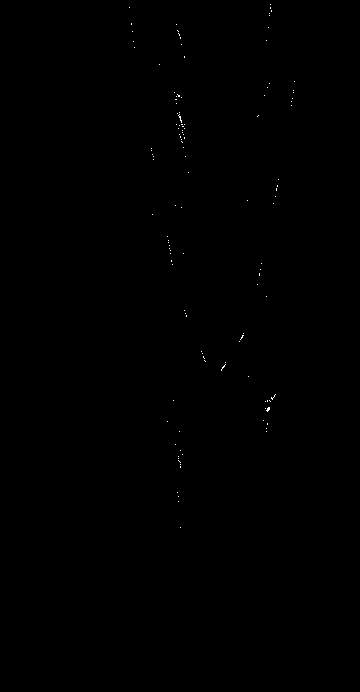
//> input picture compV/CW1/Sub3/check.jpg, 360 x 692 px
$ ./improved check.jpg   (built with g++ and OpenCV 4)
//> lines starting //> are read from the running program, lines starting //| are printed output that depends on the picture; after the words box and inside, x2 and y2 are one past the last pixel; in counts of white or black regions, pixels touching at a corner belong together
#include <stdio.h>
#include "opencv2/objdetect/objdetect.hpp"
#include "opencv2/opencv.hpp"
#include "opencv2/core/core.hpp"
#include "opencv2/highgui/highgui.hpp"
#include "opencv2/imgproc/imgproc.hpp"
#include <iostream>
#include <stdio.h>
using namespace cv;

String cascade_name = "cascade.xml";
CascadeClassifier cascade;

Mat sobel (Mat input) {

  Mat dx(input.rows, input.cols, CV_32FC1, Scalar(0));
  Mat dy(input.rows, input.cols, CV_32FC1, Scalar(0));
  Mat magnitude(input.rows, input.cols, CV_32FC1, Scalar(0));
  Mat direction(input.rows, input.cols, CV_32FC1, Scalar(0));

  Mat kernelx = (Mat_<int>(3,3) << -1,0,1,-2,0,2,-1,0,1);
  Mat kernely = kernelx.t();

  for (int x = 1; x < input.rows - 1; x++) {
    for (int y = 1; y < input.cols - 1; y++) {

      float pixelx = 0;
      float pixely = 0;

      for (int i = -1; i < 2; i++) {
        for (int j = -1; j < 2; j++) {

          pixelx += input.at<uchar>(x+i, y+j) * kernelx.at<int>(i+1, j+1);
          pixely += input.at<uchar>(x+i, y+j) * kernely.at<int>(i+1, j+1);

        }
      }

      dx.at<float>(x,y) = pixelx;
      dy.at<float>(x,y) = pixely;
      magnitude.at<float>(x, y) = sqrt((pixelx * pixelx) + (pixely * pixely));
      direction.at<float>(x, y) = atan2(pixely,pixelx);
    }
  }

  normalize(dx, dx, 0, 255, NORM_MINMAX);
  normalize(dy, dy, 0, 255, NORM_MINMAX);
  normalize(magnitude, magnitude, 0, 255, NORM_MINMAX);

  imwrite("dx.jpg", dx);
  imwrite("dy.jpg", dy);
  imwrite("magnitude.jpg", magnitude);

  return direction;
}

void threshold(Mat input, int val) {

  Mat output(input.rows, input.cols, CV_8UC1, Scalar(0));

  for (int i = 0; i < input.rows; i++) {
    for (int j = 0; j < input.cols; j++) {

      if (input.at<uchar>(i, j) > val) {
        output.at<uchar>(i, j) = 255;
      }
      else {
        output.at<uchar>(i, j) = 0;
      }
    }
  }
  imwrite("threshold.jpg", output);
}

int **malloc2dArray(int dim1, int dim2) {
    int i, j;
    int **array = (int **) malloc(dim1 * sizeof(int *));
    for (i = 0; i < dim1; i++) {
        array[i] = (int *) malloc(dim2 * sizeof(int));
    }
    return array;
}

Mat houghline(Mat thresholded, Mat direction) {
  int diagonal = sqrt((thresholded.rows * thresholded.rows) + (thresholded.cols * thresholded.cols));
  Mat output(diagonal, 360, CV_32FC1, Scalar(0));
  Mat output2(thresholded.rows, thresholded.cols, CV_32FC1, Scalar(0));

  int **accumulator = malloc2dArray(diagonal,360);
  for (int i = 0; i < diagonal; i++) {
    for (int j = 0; j < 360; j++) {
        accumulator[i][j] = 0;
    }
  }
  for (int y = 0; y < thresholded.rows; y++) {
    for (int x = 0; x < thresholded.cols; x++) {
      float angle = direction.at<float>(y,x);
      if (thresholded.at<uchar>(y, x) == 255) {
        int perpenD = x * cos(angle) + y * sin(angle);
        if (perpenD < diagonal && perpenD >= 0) {
          int degrees = (angle*180/3.1415926) + 180;
          accumulator[perpenD][degrees] += 1;
        }
      }
    }
  }
  for (int i = 0; i < diagonal; i++) {
    for (int j = 0; j < 360; j++) {
      output.at<float>(i, j) = accumulator[i][j];
    }
  }
  normalize(output, output, 0, 255, NORM_MINMAX);
  cv::threshold(output, output, 60, 255, THRESH_BINARY);
  for (int i = 0; i < diagonal; i++) {
    for (int j = 0; j < 360; j++) {
      if (output.at<float>(i,j) == 255) {
        for (int x = 0; x < thresholded.cols; x++) {
          float radians = (j - 180) * M_PI/180;
          int y = (i - x * cos(radians))/sin(radians);
          if(y>= 0 && y<thresholded.rows){
            output2.at<float>(y,x) +=1;
          }
        }
      }
    }
  }
  normalize(output2, output2, 0, 255, NORM_MINMAX);

  // imwrite("dart12linehough.jpg", output2);
  return output2;
}

int ***malloc3dArray(int dim1, int dim2, int dim3) {
  int i, j, k;
  int ***array = (int ***) malloc(dim1 * sizeof(int **));
  for (i = 0; i < dim1; i++) {
    array[i] = (int **) malloc(dim2 * sizeof(int *));
	  for (j = 0; j < dim2; j++) {
  	   array[i][j] = (int *) malloc(dim3 * sizeof(int));
	  }
  }
  return array;
}

vector<Rect> hough(Mat threshold, Mat direction, int radius) {
  Mat output(threshold.rows, threshold.cols, CV_32FC1, Scalar(0));
  int ***accumulator = malloc3dArray(threshold.rows,threshold.cols,radius);
  for (int i = 0; i < threshold.rows; i++) {
    for (int j = 0; j < threshold.cols; j++) {
      for (int r = 0; r < radius; r++) {
        accumulator[i][j][r] = 0;
      }
    }
  }

  for (int x = 0; x < threshold.rows; x++) {
    for (int y = 0; y < threshold.cols; y++) {
      if (threshold.at<uchar>(x, y) == 255) {
        for (int r = 5; r <= radius; r++) {

          int xo = x + r * sin(direction.at<float>(x, y));
          int yo = y + r * cos(direction.at<float>(x, y));

          if (xo >= 0 && yo >= 0 && xo < threshold.rows && yo < threshold.cols) {
            output.at<float>(xo, yo) += 1;
            accumulator[xo][yo][r] += 1;
          }

          int xon = x - r * sin(direction.at<float>(x, y));
          int yon = y - r * cos(direction.at<float>(x, y));

          if (xon >= 0 && yon >= 0 && xon < threshold.rows && yon < threshold.cols) {
            output.at<float>(xon, yon) += 1;
            accumulator[xon][yon][r] += 1;
          }
        }
      }
    }
  }

  normalize(output, output, 0, 255, NORM_MINMAX);
  std::vector<Rect> img;
  int xdivisions = output.rows/2;
  int ydivisions = output.cols/3;
  for (int x = 0; x < 2; x++) {
    for (int y = 0; y < 3; y++) {
      int found = 0;
      int completed = 0;
      while (found == 0 && completed == 0) {
        for (int i = x * xdivisions; (i < (x + 1) * xdivisions) && (i < output.rows); i++) {
          for (int j = y * ydivisions; (j < (y + 1) * ydivisions) && (j < output.cols); j++) {
            if (output.at<float>(i, j) >= 200) {
              int maxRadius = 0;
              int temp = 0;
              for (int r = 0; r < radius; r++) {
                if (accumulator[i][j][r] > temp) {
                  temp = accumulator[i][j][r];
                  maxRadius = r;
                }
              }
              img.push_back(Rect((j-maxRadius) % output.cols, (i-maxRadius) % output.rows, 2*maxRadius % output.cols, 2*maxRadius % output.rows));
              found = 1;
              break;
            }
            if (found == 1) break;
          }
        }
        completed = 1;
      }
    }
  }
  imwrite("dart19hough.jpg", output);
  return img;
}

vector<Rect> drawhoughlines(Mat houghlines,Mat input){
  Mat output;
  cv::threshold(houghlines, output, 240, 255, THRESH_BINARY);
  // imwrite("dart14thresholded.jpg",output);
  std::vector<Rect> img;
  int radius = 100;
  int found = 0;
  for(int i =0;i<output.rows;i++){
    for(int j=0;j<output.cols;j++){
      if(output.at<float>(i,j) == 255){
        // rectangle(input, Point((j-radius), (i-radius)), Point((j-radius) + 2*radius,(i-radius) + 2*radius), Scalar( 255, 0, 0 ), 2);
        img.push_back(Rect((j-radius), (i-radius), 2*radius, 2*radius));
        found = 1;
      }
      if(found == 1) break;
    }
    if(found == 1) break;
  }
  // imwrite("dart12lines.jpg", input);
  return img;
}


void detectAndDisplay(Mat input) {
  //Real dartboards
  std::vector<Rect> img0;
  img0.push_back(Rect(442, 12, 151, 169));

  std::vector<Rect> img1;
  img1.push_back(Rect(191, 130, 203, 193));

  std::vector<Rect> img2;
  img2.push_back(Rect(106, 98, 84, 84));

  std::vector<Rect> img3;
  img3.push_back(Rect(326, 149, 64, 67));

  std::vector<Rect> img4;
  img4.push_back(Rect(186, 96, 182, 212));

  std::vector<Rect> img5;
  img5.push_back(Rect(430, 139, 114, 117));

  std::vector<Rect> img6;
  img6.push_back(Rect(212, 117, 63, 64));

  std::vector<Rect> img7;
  img7.push_back(Rect(257, 174, 133, 138));

  std::vector<Rect> img8;
  img8.push_back(Rect(63, 251, 63, 97));
  img8.push_back(Rect(845, 218, 110, 116));

  std::vector<Rect> img9;
  img9.push_back(Rect(210, 49, 228, 226));

  std::vector<Rect> img10;
  img10.push_back(Rect(90, 106, 99, 109));
  img10.push_back(Rect(588, 137, 55, 77));
  img10.push_back(Rect(919, 150, 31, 65));

  std::vector<Rect> img11;
  img11.push_back(Rect(179, 108, 51, 73));
  img11.push_back(Rect(214, 255, 15, 19));
  img11.push_back(Rect(441, 113, 56, 75));

  std::vector<Rect> img12;
  img12.push_back(Rect(165, 77, 51, 141));

  std::vector<Rect> img13;
  img13.push_back(Rect(282, 120, 118, 129));

  std::vector<Rect> img14;
  img14.push_back(Rect(124, 103, 120, 122));
  img14.push_back(Rect(991, 100, 119, 116));

  std::vector<Rect> img15;
  img15.push_back(Rect(158, 59, 128, 138));

  Mat gray_image;
  cvtColor( input, gray_image, CV_BGR2GRAY );

  Mat direction = sobel(gray_image);

  Mat magnitude = imread("magnitude.jpg", 0);
  // cv::threshold(magnitude, magnitude, 30, 255, THRESH_BINARY);
  threshold(magnitude, 30);

  Mat thresholded = imread("threshold.jpg", 0);

  std::vector<Rect> imgDetected = hough(thresholded, direction, 90);
  Mat houghlines = houghline(thresholded,direction);
  std::vector<Rect> linesdetected = drawhoughlines(houghlines,input);
  equalizeHist( gray_image, gray_image );
  std::vector<Rect> dartboards;
  cascade.detectMultiScale( gray_image, dartboards, 1.1, 1, 0|CV_HAAR_SCALE_IMAGE, Size(50, 50), Size(500, 500) );

  std::vector<Rect> accurateViola;

  for (int i = 0; i < imgDetected.size(); i++) {
    int found = 0;
		for (int j = 0; j < dartboards.size(); j++) {
			Rect r1(imgDetected[i].x, imgDetected[i].y,imgDetected[i].width,imgDetected[i].height);
			Rect r2(dartboards[j].x, dartboards[j].y,dartboards[j].width,dartboards[j].height);
			Rect intersection = r1 & r2;
			Rect unionA = r1 | r2;
			float iWidth = intersection.width;
			float iHeight = intersection.height;
			float uWidth = unionA.width;
			float uHeight = unionA.height;
			float areaRatio = (iWidth * iHeight) / (uWidth * uHeight);

			if (areaRatio >= 0.175f) {
        accurateViola.push_back(Rect(imgDetected[i].x + imgDetected[i].width/2 - dartboards[j].width/2, imgDetected[i].y + imgDetected[i].height/2 - dartboards[j].height/2, dartboards[j].width, dartboards[j].height));
        found = 1;
        break;
			 }
       if(found == 1) break;
       }
		}

  // [13 lines of commented-out code are left out]
  for( int i = 0; i < accurateViola.size(); i++ ) {
    rectangle(input, accurateViola[i], Scalar(0, 255, 0), 2);
  }
  std::cout << accurateViola.size() << std::endl;

  //Ground Truth
  for( int i = 0; i < img14.size();i++) {
		rectangle(input, Point(img14[i].x, img14[i].y), Point(img14[i].x + img14[i].width, img14[i].y + img14[i].height), Scalar( 0, 0, 255 ), 2);
	}

  //Results
  float truePositives = 0;
  float falsePositives = 0;
  float falseNegatives = 0;
  int size = img14.size();
  for (int i = 0; i < accurateViola.size(); i++) {
		int correct = 0;
		for (int j = 0; j < img14.size(); j++) {
			Rect r1(accurateViola[i].x, accurateViola[i].y,accurateViola[i].width,accurateViola[i].height);
			Rect r2(img14[j].x, img14[j].y,img14[j].width,img14[j].height);
			Rect intersection = r1 & r2;
			Rect unionA = r1 | r2;
			float iWidth = intersection.width;
			float iHeight = intersection.height;
			float uWidth = unionA.width;
			float uHeight = unionA.height;
			float areaRatio = (iWidth * iHeight) / (uWidth * uHeight);
			if (areaRatio >= 0.175f) {
				correct = 1;
				truePositives += 1;
				printf("IOU is %f\n",areaRatio);
        img14.erase(img14.begin() + j);
			 }
		}
		if (correct == 0) {
			falsePositives++;
		}
		falseNegatives = size - truePositives;
	}
	float recall = truePositives/(truePositives + falseNegatives);
	float precision = truePositives/(truePositives + falsePositives);
	float f1score = 2 * ((recall * precision)/(recall + precision));
  printf("Tpr: %f\n", recall);
	printf("F1 score is: %f\n", f1score);
	printf("True positives: %f\n", truePositives);
	printf("False positives: %f\n", falsePositives);
  printf("False negatives: %f\n", falseNegatives);
  imwrite("detected.jpg", input);
}

int main( int argc, const char** argv ) {
  Mat input = imread(argv[1], CV_LOAD_IMAGE_COLOR);
//> input is the input picture: 692 rows x 360 cols, CV_8UC3; min 0, max 255, mean 0.2
  if( !cascade.load( cascade_name ) ){ printf("--(!)Error loading\n"); return -1; };
  detectAndDisplay(input);
//> after the loop in sobel, `for (int x = 1; x < input.rows - 1; x++)`:
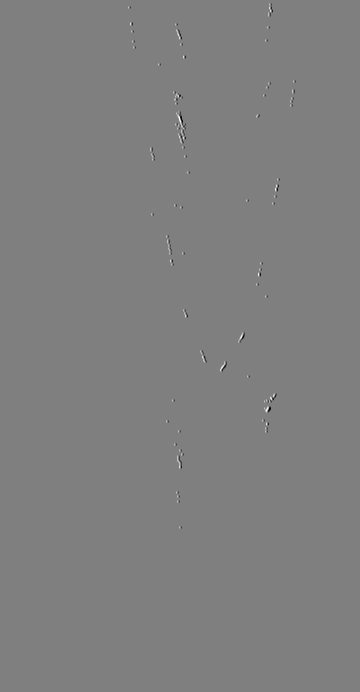
//> dx: 692 rows x 360 cols, CV_32FC1; min -1018, max 1016, mean 0; drawn with min black and max white
//> after the loop in threshold, `for (int i = 0; i < input.rows; i++)`:
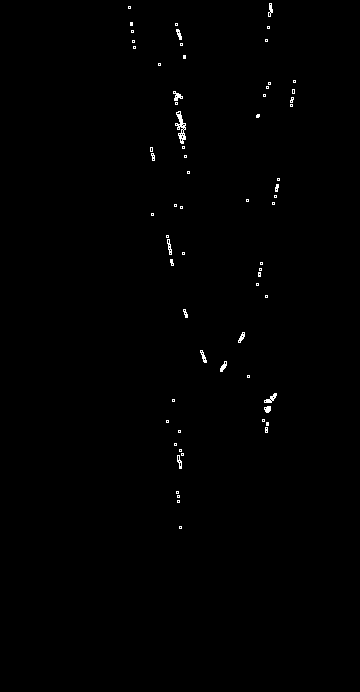
//> output: 692 rows x 360 cols, CV_8UC1; 0.46% white in thin lines or dots, all inside (x1, y1, x2, y2) = (128, 3, 296, 529)
//> after the loop in hough, `for (int x = 0; x < threshold.rows; x++)`:
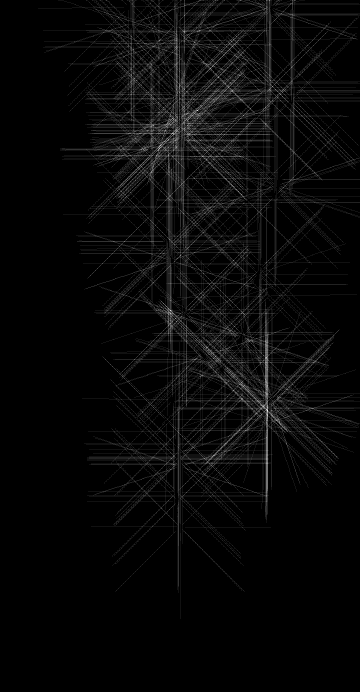
//> output: 692 rows x 360 cols, CV_32FC1; min 0, max 15, mean 0.476; drawn with min black and max white
//> after the loop in hough, `for (int x = 0; x < 2; x++)`: img = 2 Rects (x, y, width, height): [180, 93, 34, 34], [207, 350, 118, 118]
//> in detectAndDisplay, `std::vector<Rect> imgDetected = hough(thresholded, direction, 90);`: imgDetected has the same summary as img in hough
//> after the loop in houghline, `for (int i = 0; i < diagonal; i++)`:
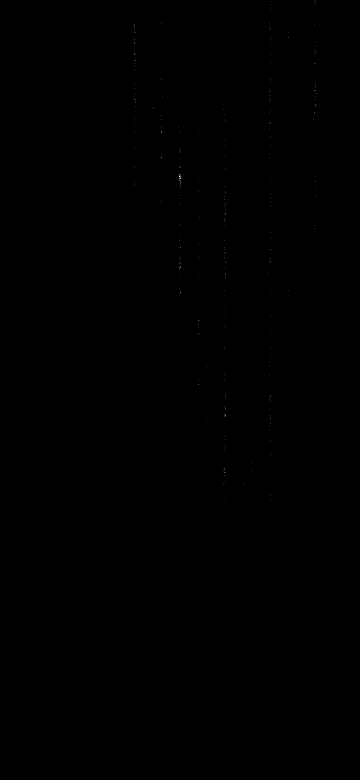
//> output: 780 rows x 360 cols, CV_32FC1; min 0, max 6, mean 0.00126; drawn with min black and max white
//> in houghline, `normalize(output2, output2, 0, 255, NORM_MINMAX);`:
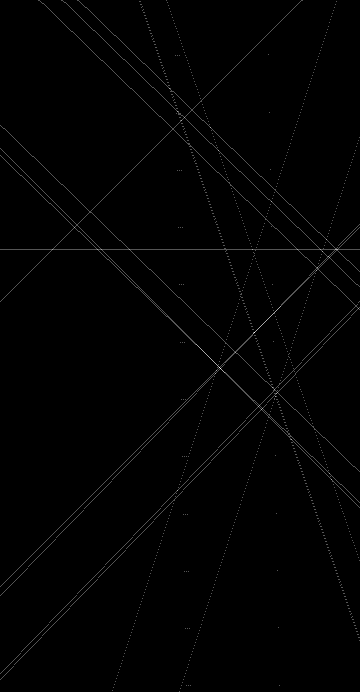
//> output2: 692 rows x 360 cols, CV_32FC1; min 0, max 255, mean 1.8
//> in drawhoughlines, `cv::threshold(houghlines, output, 240, 255, THRESH_BINARY);`:
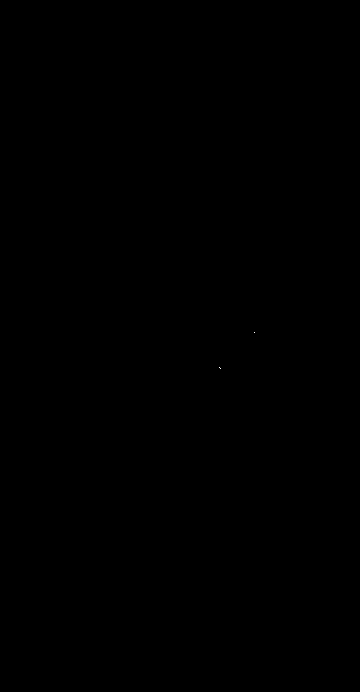
//> output: 692 rows x 360 cols, CV_32FC1; 0% white in thin lines or dots, all inside (x1, y1, x2, y2) = (219, 332, 255, 369)
//> after the loop in drawhoughlines, `for(int i =0;i<output.rows;i++)`: img = 1 Rect (x, y, width, height): [154, 232, 200, 200]; found = 1
//> in detectAndDisplay, `std::vector<Rect> linesdetected = drawhoughlines(houghlines,input);`: linesdetected = 1 Rect (x, y, width, height): [154, 232, 200, 200]
//> in detectAndDisplay, `cascade.detectMultiScale( gray_image, dartboards, 1.1, 1, 0|CV_HAAR_SC..`: dartboards = empty
//> the loop in detectAndDisplay, `for (int i = 0; i < imgDetected.size(); i++)` made 2 passes
//> found on passes 1 to 2: 0, 0
//| 0
//> after the loop in detectAndDisplay, `for( int i = 0; i < img14.size();i++)`:
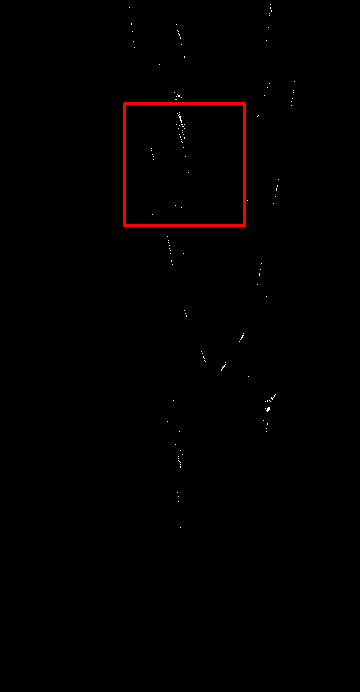
//> input: 692 rows x 360 cols, CV_8UC3; 0.58% of pixels changed, all inside (x1, y1, x2, y2) = (123, 102, 246, 227)
//> after the loop in detectAndDisplay, `for (int i = 0; i < accurateViola.size(); i++)`: truePositives = 0
//> in detectAndDisplay, `float recall = truePositives/(truePositives + falseNegatives);`: recall = nan
//| Tpr: -nan
//| F1 score is: -nan
//| True positives: 0.000000
//| False positives: 0.000000
//| False negatives: 0.000000
  return 0;
}
